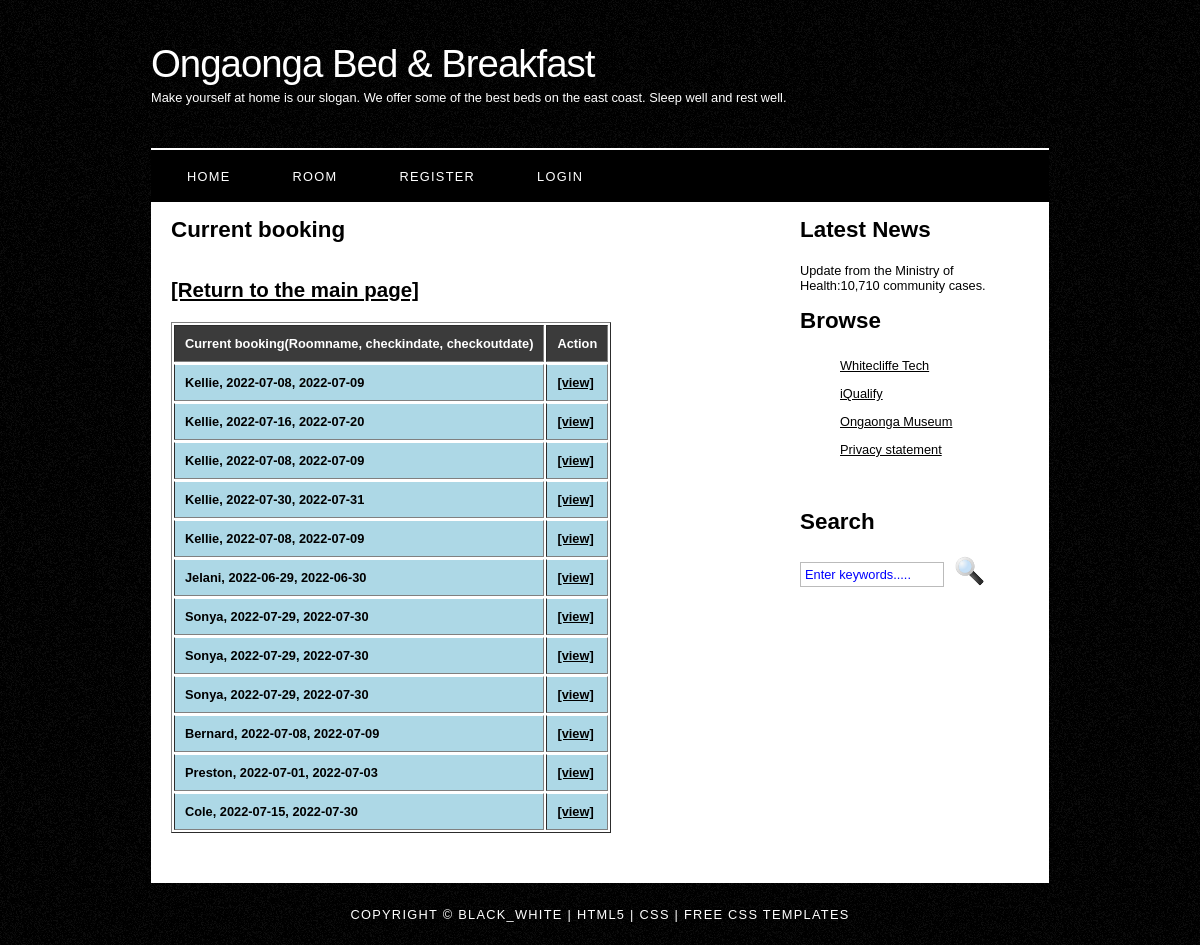
Page /bookaroom/bookinglisting.php on the committed database.
### tables this page shows
CREATE TABLE `booking` (
  `bookingID` int NOT NULL AUTO_INCREMENT,
  `roomID` int NOT NULL,
  `customerID` int NOT NULL,
  `checkindate` date NOT NULL,
  `checkoutdate` date NOT NULL,
  `contactnumber` varchar(50) NOT NULL,
  `price` double DEFAULT NULL,
  `review` varchar(100) DEFAULT NULL,
  `booking_extra` varchar(200) DEFAULT NULL,
  PRIMARY KEY (`bookingID`),
  KEY `FK_customerID` (`customerID`),
  KEY `FK_roomID` (`roomID`),
  CONSTRAINT `FK_customerID` FOREIGN KEY (`customerID`) REFERENCES `customer` (`customerID`) ON DELETE RESTRICT ON UPDATE RESTRICT,
  CONSTRAINT `FK_roomID` FOREIGN KEY (`roomID`) REFERENCES `room` (`roomID`) ON DELETE RESTRICT ON UPDATE RESTRICT
);

CREATE TABLE `room` (
  `roomID` int NOT NULL AUTO_INCREMENT,
  `roomname` varchar(60) NOT NULL,
  `description` varchar(60) NOT NULL,
  `roomtype` varchar(50) NOT NULL,
  `beds` int NOT NULL,
  PRIMARY KEY (`roomID`)
);

### bookaroom/bookinglisting.php (the view, shortened to what this page needs)
<!DOCTYPE html>
<html lang="en">
<head>
</head>
<body>
    <?php
    include "header.php";
    include "menu.php";
    echo '<div id="site_content">';
    include "sidebar.php";
    echo '<div id="content">';
    $DBC = mysqli_connect(DBHOST, DBUSER, DBPASSWORD, DBDATABASE);
    $query = 'SELECT bookingID, roomID, checkindate, checkoutdate FROM booking ORDER BY roomID';
    $result = mysqli_query($DBC, $query);
    $rowcount = mysqli_num_rows($result);
    ?>
    <h1>Current booking</h1>
    <h2>
        <a href="index.php">[Return to the main page]</a>
    </h2>
    <table border="1">
        <thead>
            <tr>
                <th>Current booking(Roomname, checkindate, checkoutdate)</th>
                <th>Action</th>
            </tr>
        </thead>
        <?php
        if ($rowcount > 0) {
            while ($row = mysqli_fetch_assoc($result)) {
                $id = $row['bookingID'];
                $ro = $row['roomID'];
                $sql = 'SELECT roomID, roomname, roomtype, beds FROM `room` WHERE roomID =' . $ro;
                $res = mysqli_query($DBC, $sql);
                $rowc = mysqli_num_rows($res);
                if ($rowc > 0) {
                    $rowr = mysqli_fetch_assoc($res);
                }
                echo '<tr><td>' . $rowr['roomname'] . ', ' . $row['checkindate'] . ', ' . $row['checkoutdate'] . '</td>';
                echo '<td><a href="bookingdetails.php?id=' . $id . '">[view]</a>';
                echo '</tr>' . PHP_EOL;
            }
        } else echo "<h2>No booking found!</h2>";
        echo "</table>";
        ?>
</body>
<?php
include "footer.php";
?>
</html>

### bookaroom/header.php (shortened to what this page needs)
<!DOCTYPE HTML>
<html>
<head>
  <link rel="stylesheet" type="text/css" href="style/style.css" title="style" />
</head>
<body>
<div id="main">

### bookaroom/menu.php (shortened to what this page needs)
  <div id="logo">
    <div id="logo_text">
      <h1><a href="index.php"><span class="logo_colour">Ongaonga Bed & Breakfast</span></a></h1>
      <h2>Make yourself at home is our slogan. We offer some of the best beds on the east coast. Sleep well and rest well.</h2>
    </div>
  </div>
  <div id="menubar">
    <ul id="menu">
      <li class="selected"><a href="index.php">Home</a></li>
      <li><a href="roomlisting.php">Room</a></li>
      <?php
      if (isset($_SESSION['loggedin']) && $_SESSION['loggedin'] == 1) {?>
        <li><a href="bookinglisting.php">Booking </a></li>
        <li><a href="listcustomers.php">Customer </a></li>
        <?php
      }
      else {?>
        <li><a href="registercustomer.php">Register</a></li>
        <li><a href="login.php">Login</a></li>
    <?php } ?>
    </ul>
  </div>
</div>

### bookaroom/sidebar.php (shortened to what this page needs)
<div class="sidebar">
        <h3>Latest News</h3>
        Update from the Ministry of Health:10,710 community cases.
        <h3>Browse</h3>
        <ul>
          <li><a href="https://www.whitecliffe.ac.nz/technology">Whitecliffe Tech</a></li>
          <li><a href="https://cpp.iqualify.com/login">iQualify</a></li>
          <li><a href="https://ongaongamuseum.org.nz/">Ongaonga Museum </a></li>
          <li><a href="privacy.php">Privacy statement</a></li>
        </ul>
        <h3>Search</h3>
        <form method="post" action="#" id="search_form">
          <p>
            <input class="search" type="text" name="search_field" value="Enter keywords....." />
            <input name="search" type="image" style="border: 0; margin: 0 0 -9px 5px;" src="style/search.png" alt="Search" title="Search" />
          </p>
        </form>
      </div>

### bookaroom/footer.php (shortened to what this page needs)
<div id="footer">
  Copyright &copy; black_white |
  <a href="http://validator.w3.org/check?uri=referer">HTML5</a> |
  <a href="http://jigsaw.w3.org/css-validator/check/referer">CSS</a> |
  <a href="http://www.html5webtemplates.co.uk">Free CSS Templates</a>
</div>
</body>
</html>

### bookaroom/style/style.css (style rules this page uses)
html { height: 100%; }
* { margin: 0; padding: 0; }
body { font: normal .80em 'century gothic', arial, sans-serif; background: #000 url(background.png) repeat; color: #000; }
p { padding: 0 0 20px 0; line-height: 1.7em; }
h1, h2, h3, h4, h5, h6 { font: normal 175% 'century gothic', arial, sans-serif; color: #000; margin: 0 0 15px 0; padding: 15px 0 5px 0; font-weight: bold; }
h2 { font: normal 160% 'century gothic', arial, sans-serif; font-weight: bold; }
a, a:hover { outline: none; text-decoration: underline; color: #000; }
ul { margin: 2px 0 22px 17px; }
ul li { list-style-type: circle; margin: 0 0 6px 0; padding: 0 0 4px 5px; }
#main, #logo, #menubar, #site_content, #footer { margin-left: auto; margin-right: auto; }
#logo { width: 898px; position: relative; height: 148px; border-bottom: 2px solid #FFF; }
#logo #logo_text { position: absolute; top: 20px; left: 0; }
#logo h1, #logo h2 { font: normal 300% 'century gothic', arial, sans-serif; border-bottom: 0; text-transform: none; margin: 0; }
#logo_text h1, #logo_text h1 a, #logo_text h1 a:hover { padding: 22px 0 0 0; color: #FFF; letter-spacing: -1px; text-decoration: none; }
#logo_text h1 a .logo_colour { color: #FFF; }
#logo_text h2 { font-size: 100%; padding: 4px 0 0 0; color: #FFF; }
#menubar { width: 898px; height: 52px; padding: 0; background: #000; }
ul#menu, ul#menu li { float: left; margin: 0; padding: 0; }
ul#menu li { list-style: none; }
ul#menu li a { letter-spacing: 0.1em; font: normal 100% arial, sans-serif; display: block; float: left; height: 17px; margin: 10px 0 0 10px; padding: 9px 26px 6px 26px; text-align: center; color: #FFF; text-transform: uppercase; text-decoration: none; background: transparent; }
#site_content { width: 854px; overflow: hidden; margin: 0 auto 0 auto; padding: 0 24px 20px 20px; background: #FFF; }
.sidebar { float: right; width: 210px; padding: 0 15px 20px 15px; }
.sidebar ul { width: 198px; padding: 4px 0 0 0; margin: 4px 0 30px 0; }
.sidebar li { list-style: none; padding: 0 0 7px 0; }
.sidebar li a, .sidebar li a:hover { padding: 0 0 0 40px; display: block; color: #000; }
#content { text-align: left; float: left; width: 595px; padding: 0; }
#footer { width: 898px; font: normal 100% 'lucida sans unicode', arial, sans-serif; height: 33px; padding: 24px 0 5px 0; text-align: center; background: transparent; color: #FFF; text-transform: uppercase; letter-spacing: 0.1em; }
#footer a { color: #FFF; text-decoration: none; }
.search { color: blue; border: 1px solid #BBB; width: 134px; padding: 4px; font: 100% arial, sans-serif; }
table { margin: 10px 0 30px 0; }
table tr th, table tr td { background: #3B3B3B; color: #FFF; padding: 10px 10px; text-align: left; }
table tr td { background: lightblue; color: black; border-top: 1px solid #FFF; font-weight: bold; }

### rows in the picture
booking: roomID.roomname "Kellie", checkindate "2022-07-08", checkoutdate "2022-07-09"
booking: roomID.roomname "Kellie", checkindate "2022-07-16", checkoutdate "2022-07-20"
booking: roomID.roomname "Kellie", checkindate "2022-07-08", checkoutdate "2022-07-09"
booking: roomID.roomname "Kellie", checkindate "2022-07-30", checkoutdate "2022-07-31"
booking: roomID.roomname "Kellie", checkindate "2022-07-08", checkoutdate "2022-07-09"
booking: roomID.roomname "Jelani", checkindate "2022-06-29", checkoutdate "2022-06-30"
booking: roomID.roomname "Sonya", checkindate "2022-07-29", checkoutdate "2022-07-30"
booking: roomID.roomname "Sonya", checkindate "2022-07-29", checkoutdate "2022-07-30"
booking: roomID.roomname "Sonya", checkindate "2022-07-29", checkoutdate "2022-07-30"
booking: roomID.roomname "Bernard", checkindate "2022-07-08", checkoutdate "2022-07-09"
booking: roomID.roomname "Preston", checkindate "2022-07-01", checkoutdate "2022-07-03"
booking: roomID.roomname "Cole", checkindate "2022-07-15", checkoutdate "2022-07-30"
